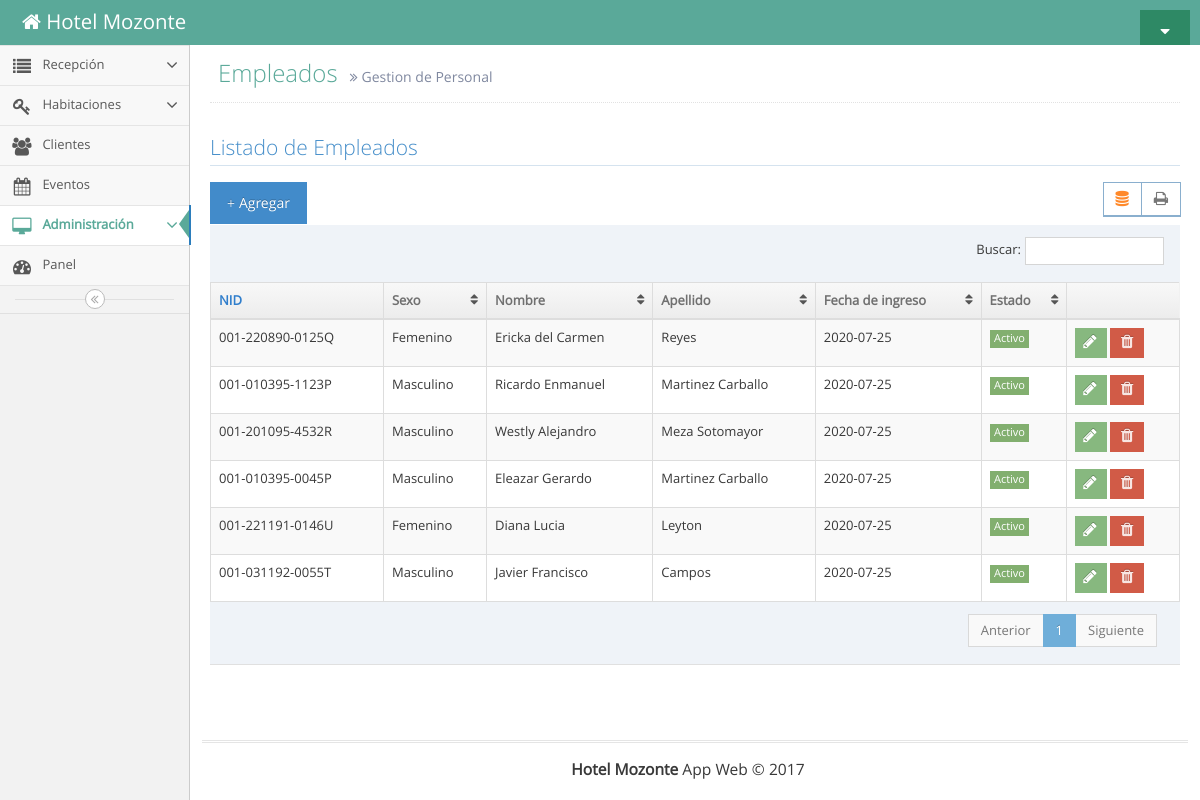
Page /view/empleados.php on the committed database.
### tables this page shows
create table Empleado(
idEmpleado int primary key auto_increment,
NID varchar(255) not null unique,
nombres varchar(255) not null,
apellidos varchar(255) not null,
sexo varchar(255) not null,
estadocivil varchar(255) not null,
telefono varchar(255) not null,
direccion varchar(255) not null,
email varchar(255) not null,
fechaingreso date not null,
estado varchar(255) not null
);

### controller/mostrarEmpleados.php (the view, shortened to what this page needs)
<?php
$con = conexion();
$res = $con->query("SELECT * from Empleado");
while ($row= $res->fetch_assoc()) {
  if($row['estado']== 'activo'){
    echo '
    <div class="modal fade" id="editar'.$row['NID'].'" tabindex="-1" role="dialog" aria-labelledby="editarEmpleadoLabel" aria-hidden="true">
    							<input name="nid" type="text" placeholder="Identificacion" value="'.$row['NID'].'" readonly/>
    								<input name="nombres" type="text" placeholder="Nombre completo"value="'.$row['nombres'].'"/>
                  <input name="fechai" class="form-control date-picker" id="id-date-picker-1" type="text" data-date-format="yyyy-mm-dd" value="'.$row['fechaingreso'].'"/>
                  <input name="telefono" type="text" placeholder="Número de teléfono" value="'.$row['telefono'].'"/>
                  <input name="direccion" type="text" class="form-control" id="form-field-8" placeholder="Direccion de residencia" value="'.$row['direccion'].'"/>
    						<input name="apellidos"type="text" placeholder="Apellidos" value="'.$row['apellidos'].'"/>
                <input name="correo" type="email" placeholder="correo electrónico" value="'.$row['email'].'"/>
    </div>
    <tr>
      <td>'.$row['NID'].'</td>
      <td>'.$row['sexo'].'</td>
      <td>'.$row['nombres'].'</td>
      <td>'.$row['apellidos'].'</td>
      <td>'.$row['fechaingreso'].'</td>
      <td class="hidden-480">
        <span class="label label-sm label-success">Activo</span>
      </td>
      <td>
        <div class="hidden-sm hidden-xs action-buttons">
          <button type="button" class="btn btn-xs btn-success" data-toggle="modal" data-target="#editar'.$row['NID'].'"><i class="ace-icon fa fa-pencil bigger-130"></i></button>
          <button type="button" class="btn btn-xs btn-danger"> <a href="../controller/eliminarEmpleado.php?u='.$row['NID'].'" style="color:#fff"> <i class="ace-icon fa fa-trash bigger-130"></i></a></button>
        </div>
      </td>
    </tr>
    ';
    }
}
 ?>

### view/header.php (shortened to what this page needs)
<!DOCTYPE html>
<html lang="en">
	<head>
		<link rel="stylesheet" href="../assets/css/bootstrap.min.css" />
		<link rel="stylesheet" href="../assets/font-awesome/4.5.0/css/font-awesome.min.css" />
		<link rel="stylesheet" href="../assets/css/ace.min.css" class="ace-main-stylesheet" id="main-ace-style" />
		<link rel="stylesheet" href="../assets/css/ace-skins.min.css" />
		<link rel="stylesheet" href="../assets/css/ace-rtl.min.css" />
    <link rel="stylesheet" href="../assets/css/bootstrap-datetimepicker.min.css" />
	</head>
	<body class="no-skin">
		<div id="navbar" class="navbar navbar-default        ace-save-state  ">
			<div class="navbar-container ace-save-state " id="navbar-container" >
				<div class="navbar-header pull-left">
					<a href="home.html" class="navbar-brand">
						<small>
							<i class="fa fa-home"></i>
							Hotel Mozonte
						</small>
					</a>
				</div>
				<div class="navbar-buttons navbar-header pull-right" role="navigation"  >
					<ul class="nav ace-nav" >
						<li class="green dropdown-modal">
							<a data-toggle="dropdown" href="#" class="dropdown-toggle">
								<i class="ace-icon fa fa-caret-down"></i>
							</a>
						</li>
					</ul>
				</div>
			</div>
		</div>
		<div class="main-container ace-save-state" id="main-container">
			<div id="sidebar" class="sidebar                  responsive                    ace-save-state">

### view/empleados.php (shortened to what this page needs)
<?php include('header.php'); ?>
<ul class="nav nav-list">
	<li class="">
		<a href="#" class="dropdown-toggle">
			<i class="menu-icon fa fa-list"></i>
			<span class="menu-text"> Recepción </span>
			<b class="arrow fa fa-angle-down"></b>
		</a>
	</li>
	<li class="">
		<a href="#" class="dropdown-toggle">
			<i class="menu-icon fa fa-key"></i>
			<span class="menu-text"> Habitaciones </span>
			<b class="arrow fa fa-angle-down"></b>
		</a>
	</li>
	<li class="">
		<a href="clientes.php">
			<i class="menu-icon fa fa-users"></i>
			<span class="menu-text"> Clientes </span>
		</a>
	</li>
	<li class="">
			<a href="eventos.php">
			<i class="menu-icon fa fa-calendar"></i>
			<span class="menu-text">
				Eventos
			</span>
		</a>
	</li>
	<li class="active">
		<a href="#" class="dropdown-toggle">
			<i class="menu-icon fa fa-desktop"></i>
			<span class="menu-text">
			Administración
			</span>
			<b class="arrow fa fa-angle-down"></b>
		</a>
	</li>
	<li class="">
		<a href="home.php">
			<i class="menu-icon fa fa-tachometer"></i>
			<span class="menu-text"> Panel </span>
		</a>
	</li>
</ul>
				<div class="sidebar-toggle sidebar-collapse" id="sidebar-collapse">
					<i id="sidebar-toggle-icon" class="ace-icon fa fa-angle-double-left ace-save-state" data-icon1="ace-icon fa fa-angle-double-left" data-icon2="ace-icon fa fa-angle-double-right"></i>
				</div>
			</div>
			<div class="main-content">
				<div class="main-content-inner">
					<div class="page-content">
						<div class="page-header">
							<h1>
								Empleados
								<small>
									<i class="ace-icon fa fa-angle-double-right"></i>
									Gestion de Personal
								</small>
							</h1>
						</div>
						<div class="row">
							<div class="col-xs-12">
                    <div class="row">
    									<div class="col-xs-12">
    										<h3 class="header smaller lighter blue">Listado de Empleados</h3>
    										<div class="clearfix">
													<div class="pull-left">
														<button type="button" class="btn btn-primary" data-toggle="modal" data-target="#agregarEmpleado"><i class="ace-icon fa glyphicon-plus"></i>Agregar</button>
													</div>
    											<div class="pull-right tableTools-container"></div>
    										</div>
    										<div>
    											<table id="dynamic-table" class="table table-striped table-bordered table-hover">
    												<thead>
    													<tr>
                                <th>NID</th>
                                <th>Sexo</th>
    														<th>Nombre</th>
    														<th>Apellido</th>
    														<th>Fecha de ingreso</th>
                                <th>Estado</th>
                                <th></th>
    													</tr>
    												</thead>
    												<tbody>
    												<?php include('../controller/mostrarEmpleados.php'); ?>
    												</tbody>
    											</table>
    										</div>
    									</div>
    								</div>
							</div>
						</div>
					</div>
				</div>
			</div>
		<?php include('footer.php'); ?>

### view/footer.php (shortened to what this page needs)
<div class="footer">
	<div class="footer-inner">
		<div class="footer-content">
			<span class="bigger-120">
				<span class=" bolder">Hotel Mozonte</span>
				App Web &copy; 2017
			</span>
		</div>
	</div>
</div>
</div>
</body>
</html>

### rows in the picture
empleado: NID "001-220890-0125Q", sexo "Femenino", nombres "Ericka del Carmen", apellidos "Reyes", fechaingreso "2020-07-25"
empleado: NID "001-010395-1123P", sexo "Masculino", nombres "Ricardo Enmanuel", apellidos "Martinez Carballo", fechaingreso "2020-07-25"
empleado: NID "001-201095-4532R", sexo "Masculino", nombres "Westly Alejandro", apellidos "Meza Sotomayor", fechaingreso "2020-07-25"
empleado: NID "001-010395-0045P", sexo "Masculino", nombres "Eleazar Gerardo", apellidos "Martinez Carballo", fechaingreso "2020-07-25"
empleado: NID "001-221191-0146U", sexo "Femenino", nombres "Diana Lucia", apellidos "Leyton", fechaingreso "2020-07-25"
empleado: NID "001-031192-0055T", sexo "Masculino", nombres "Javier Francisco", apellidos "Campos", fechaingreso "2020-07-25"
